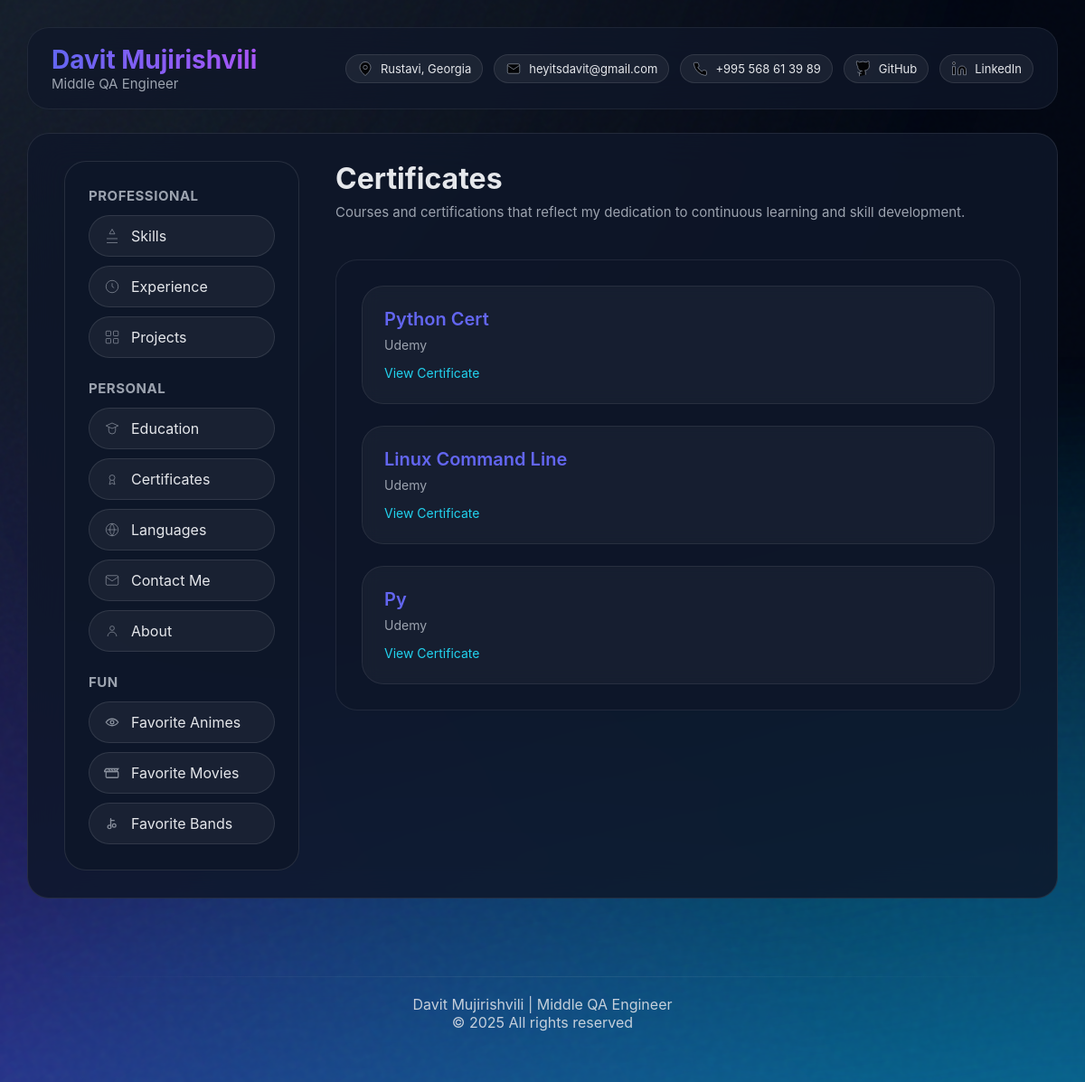
The app's page /certificates/, older data.
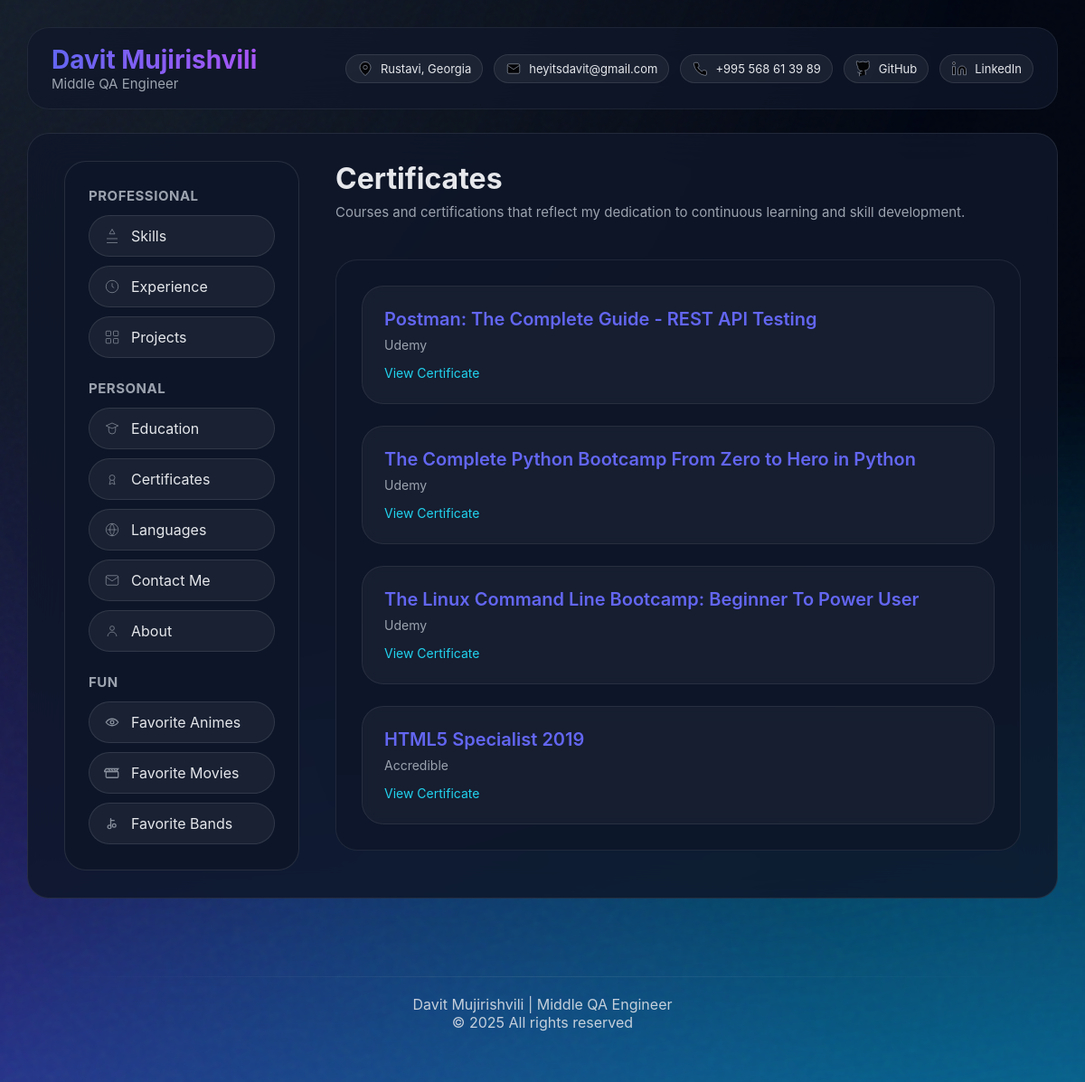
The same page, newer data.
### resume/models.py (models this page shows, shortened)
class Profile(models.Model):
    full_name = models.CharField(max_length=120)
    title = models.CharField(max_length=120)
    location = models.CharField(max_length=120, blank=True)
    email = models.EmailField(blank=True)
    github = models.URLField(blank=True)
    linkedin = models.URLField(blank=True)
    phone = models.CharField(max_length=50, blank=True, null=True)
    about = models.TextField(blank=True)  # <- FULL ABOUT PAGE CONTENT
    hero_heading = models.CharField(max_length=200, blank=True)
    hero_subheading = models.CharField(max_length=300, blank=True)
    hero_description = models.TextField(blank=True)
    hero_button_primary = models.CharField(max_length=100, blank=True)
    hero_button_primary_link = models.URLField(blank=True)
    hero_button_secondary = models.CharField(max_length=100, blank=True)
    hero_button_secondary_link = models.URLField(blank=True)
    hero_typing_text = models.TextField(blank=True)
    hero_highlight_1 = models.CharField(max_length=200, blank=True)
    hero_highlight_2 = models.CharField(max_length=200, blank=True)
    hero_highlight_3 = models.CharField(max_length=200, blank=True)
    stat_title_1 = models.CharField(max_length=120, blank=True)
    stat_value_1 = models.CharField(max_length=50, blank=True)
    stat_title_2 = models.CharField(max_length=120, blank=True)
    stat_value_2 = models.CharField(max_length=50, blank=True)
    stat_title_3 = models.CharField(max_length=120, blank=True)
    stat_value_3 = models.CharField(max_length=50, blank=True)
    stat_title_4 = models.CharField(max_length=120, blank=True)
    stat_value_4 = models.CharField(max_length=50, blank=True)
    photo = models.ImageField(upload_to='profile_photos/', blank=True, null=True)
    focus_now = models.CharField(max_length=120, blank=True)
    focus_next = models.CharField(max_length=120, blank=True)
    focus_later = models.CharField(max_length=120, blank=True)
    resume_pdf = models.FileField(
        upload_to="resumes/",
        blank=True,
        null=True,
        help_text="Upload your PDF resume"
    )

class Certificate(models.Model):
    profile = models.ForeignKey(Profile, on_delete=models.CASCADE, null=True, blank=True)
    title = models.CharField(max_length=200)
    issuer = models.CharField(max_length=200, blank=True)
    link = models.URLField(blank=True)
    date = models.DateField(blank=True, null=True)

### resume/views.py (the view)
# urls.py: path('certificates/', views.certificates_view, name='certificates'),
def certificates_view(request):
    profile = Profile.objects.first()
    certificates = Certificate.objects.filter(profile=profile)
    return render(request, "resume/certificates.html", {
        "profile": profile,
        "certificates": certificates,
    })

### resume/templates/resume/certificates.html (shortened to what this page needs)
{% extends "resume/base.html" %}
{% block content %}
<div class="page-header">
    <div class="page-title">Certificates</div>
    <div class="page-subtitle">
        Courses and certifications that reflect my dedication to continuous learning and skill development.
    </div>
</div>
<div class="section">
    <div class="cert-grid">
        {% for cert in certificates %}
            <div class="cert-card">
                <div class="cert-title">{{ cert.title }}</div>
                <div class="cert-issuer">{{ cert.issuer }}</div>
                {% if cert.link %}
                    <a href="{{ cert.link }}" target="_blank" class="cert-link">
                        View Certificate
                    </a>
                {% endif %}
            </div>
        {% empty %}
            <p style="color:var(--text-soft);">No certificates added yet.</p>
        {% endfor %}
    </div>
</div>
{% endblock %}

### resume/templates/resume/base.html (shortened to what this page needs)
<!DOCTYPE html>
<html lang="en">
<head>
    {% load static %}
</head>
<body>
<div class="noise"></div>
<header class="top-header">
    <div class="top-header-left">
        <div class="top-name">{{ profile.full_name }}</div>
        <div class="top-role">{{ profile.title }}</div>
    </div>
    <div class="top-header-right">
        {% if profile.location %}
        <div class="top-chip">
            <svg class="chip-icon" viewBox="0 0 24 24">
                <path d="M12 22s8-6 8-12a8 8 0 1 0-16 0c0 6 8 12 8 12z"/>
                <circle cx="12" cy="10" r="3"/>
            </svg>
            {{ profile.location }}
        </div>
        {% endif %}
        {% if profile.email %}
        <a class="top-chip" href="mailto:{{ profile.email }}">
            <svg class="chip-icon" viewBox="0 0 24 24">
                <rect x="3" y="5" width="18" height="14" rx="2"/>
                <polyline points="3 7 12 13 21 7"/>
            </svg>
            {{ profile.email }}
        </a>
        {% endif %}
        {% if profile.phone %}
        <div class="top-chip">
            <svg class="chip-icon" viewBox="0 0 24 24">
                <path d="M22 16.92v3a2 2 0 0 1-2.18 2A19.8 19.8 0 0 1 3 5.18 2 2 0 0 1 5 3h3a2 2 0 0 1 2 1.72c.12.82.35 1.6.7 2.34a2 2 0 0 1-.45 2.3L9 10a16 16 0 0 0 6 6l1.64-1.25a2 2 0 0 1 2.3-.45c.74.35 1.52.58 2.34.7A2 2 0 0 1 22 16.92z"/>
            </svg>
            {{ profile.phone }}
        </div>
        {% endif %}
        {% if profile.github %}
        <a class="top-chip" href="{{ profile.github }}" target="_blank" rel="noopener noreferrer">
            GitHub
        </a>
        {% endif %}
        {% if profile.linkedin %}
        <a class="top-chip" href="{{ profile.linkedin }}" target="_blank" rel="noopener noreferrer">
            <svg class="chip-icon" viewBox="0 0 24 24">
                <path d="M16 8a6 6 0 0 1 6 6v7h-4v-7a2 2 0 0 0-4 0v7h-4v-7a6 6 0 0 1 6-6z"/>
                <rect x="2" y="9" width="4" height="12"/>
                <circle cx="4" cy="4" r="2"/>
            </svg>
            LinkedIn
        </a>
        {% endif %}
    </div>
</header>
<div class="container">
    <aside class="sidebar">
        <div class="card">
            <div class="nav-title">Professional</div>
            <nav class="nav-list">
                <a class="nav-item" href="{% url 'skills' %}">
                    <svg class="nav-icon" viewBox="0 0 24 24" fill="none" stroke="currentColor">
                        <path d="M12 2l4 7H8l4-7zM4 22h16M4 16h16" />
                    </svg>
                    <span>Skills</span>
                </a>
                <a class="nav-item" href="{% url 'experience' %}">
                    <svg class="nav-icon" viewBox="0 0 24 24" fill="none" stroke="currentColor">
                        <circle cx="12" cy="12" r="9" />
                        <path d="M12 7v5l3 2" />
                    </svg>
                    <span>Experience</span>
                </a>
                <a class="nav-item" href="{% url 'projects' %}">
                    <svg class="nav-icon" viewBox="0 0 24 24" fill="none" stroke="currentColor">
                        <rect x="3" y="3" width="7" height="7" rx="1" />
                        <rect x="14" y="3" width="7" height="7" rx="1" />
                        <rect x="14" y="14" width="7" height="7" rx="1" />
                        <rect x="3" y="14" width="7" height="7" rx="1" />
                    </svg>
                    <span>Projects</span>
                </a>
            </nav>
            <div class="nav-title" style="margin-top:24px;">Personal</div>
            <nav class="nav-list">
                <a class="nav-item" href="{% url 'education' %}">
                    <svg class="nav-icon" viewBox="0 0 24 24" fill="none" stroke="currentColor">
                        <path d="M3 8l9-4 9 4-9 4-9-4z" />
                        <path d="M7 10v5a5 5 0 0 0 10 0v-5" />
                    </svg>
                    <span>Education</span>
                </a>
                <a class="nav-item" href="{% url 'certificates' %}">
                    <svg class="nav-icon" viewBox="0 0 24 24" fill="none" stroke="currentColor">
                        <circle cx="12" cy="10" r="4" />
                        <path d="M9.5 13.5L8 20l4-2 4 2-1.5-6.5" />
                    </svg>
                    <span>Certificates</span>
                </a>
                <a class="nav-item" href="{% url 'languages' %}">
                    <svg class="nav-icon" viewBox="0 0 24 24" fill="none" stroke="currentColor">
                        <circle cx="12" cy="12" r="9" />
                        <path d="M5 12h14" />
                        <path d="M12 3a14 14 0 0 1 0 18" />
                        <path d="M12 3a14 14 0 0 0 0 18" />
                    </svg>
                    <span>Languages</span>
                </a>
                <a class="nav-item" href="{% url 'contact' %}">
                    <svg class="nav-icon" viewBox="0 0 24 24" fill="none" stroke="currentColor">
                        <rect x="3" y="5" width="18" height="14" rx="2" />
                        <path d="M3 7l9 6 9-6" />
                    </svg>
                    <span>Contact Me</span>
                </a>
                <a class="nav-item" href="{% url 'about' %}">
                    <svg class="nav-icon" viewBox="0 0 24 24" fill="none" stroke="currentColor">
                        <circle cx="12" cy="8" r="3.2" />
                        <path d="M5.5 20a6.5 6.5 0 0 1 13 0" />
                    </svg>
                    <span>About</span>
                </a>
            </nav>
            <div class="nav-title" style="margin-top:24px;">Fun</div>
            <nav class="nav-list">
                <a class="nav-item" href="{% url 'animes' %}">
                    <svg class="nav-icon" viewBox="0 0 24 24" fill="none" stroke="currentColor">
                    <path d="M3 12s3.5-5 9-5 9 5 9 5-3.5 5-9 5-9-5-9-5z" stroke-width="1.7"/>
                    <circle cx="12" cy="12" r="2.5" stroke-width="1.7"/>
                </svg>
                    <span>Favorite Animes</span>
                </a>
                <a class="nav-item" href="{% url 'movies' %}">
                    <span>Favorite Movies</span>
                </a>
                <a class="nav-item" href="{% url 'bands' %}">
                    <span>Favorite Bands</span>
                </a>
            </nav>
        </div>
    </aside>
    <main class="content">
        {% block content %}
        {% endblock %}
    </main>
</div>
<footer class="site-footer">
    <div class="footer-inner">
        <div class="footer-name">Davit Mujirishvili | Middle QA Engineer</div>
        <div class="footer-copy">© 2025 All rights reserved</div>
    </div>
</footer>
</body>
</html>

### resume/templates/resume/base.html (style rules this page uses)
.page-header { margin-bottom: 0px; }
.page-title { font-size: 32px; font-weight: 700; margin-bottom: 6px; color: var(--text-main); }
.page-subtitle { font-size: 15px; font-weight: 400; color: var(--text-muted); margin-bottom: 10px; line-height: 1.6; }
:root { --bg-dark: #030712; --bg-surface: rgba(15, 23, 42, 0.92); --bg-glass: rgba(15, 23, 42, 0.78); --text-main: #e5e7eb; --text-muted: #9ca3af; --text-soft: #6b7280; --accent-1: #6366f1; --accent-2: #a855f7; --accent-3: #22d3ee; --radius-lg: 24px; --radius-md: 16px; --radius-pill: 999px; --fs-xs: 11px; --fs-sm: 14px; --fs-md: 16px; --fs-lg: 20px; --fs-xl: 32px; --transition: .3s ease; }
* { margin: 0; padding: 0; box-sizing: border-box; }
body { background: var(--bg-dark); color: var(--text-main); font-family: "Inter", sans-serif; min-height: 100vh; padding: 30px; }
body::before, body::after { content: ""; position: fixed; inset: -35%; background: radial-gradient(circle at top left, #1f2937 0, transparent 55%), radial-gradient(circle at 80% 120%, #0ea5e9 0, transparent 55%), radial-gradient(circle at -10% 120%, #4f46e5 0, transparent 55%); opacity: .7; filter: blur(40px); z-index: -2; }
.noise { position: fixed; inset: 0; pointer-events: none; opacity: .15; mix-blend-mode: soft-light; z-index: -1; }
.top-header { position: relative; width: min(1200px, 100%); margin: 0 auto 26px auto; padding: 18px 26px; display: flex; justify-content: space-between; align-items: center; background: rgba(15,23,42,0.75); backdrop-filter: blur(18px); border: 1px solid rgba(255,255,255,0.07); border-radius: var(--radius-lg); }
.top-header-left { display: flex; flex-direction: column; }
.top-name { font-size: 28px; font-weight: 700; background-image: linear-gradient(90deg, var(--accent-1), var(--accent-2)); -webkit-background-clip: text; color: transparent; }
.top-role { font-size: 15px; color: var(--text-muted); }
.top-header-right { display: flex; gap: 12px; align-items: center; flex-wrap: wrap; }
.top-chip { display: flex; align-items: center; gap: 8px; padding: 6px 12px; border-radius: var(--radius-pill); background: rgba(255,255,255,0.06); border: 1px solid rgba(255,255,255,0.1); color: var(--text-main); font-size: 13px; text-decoration: none; transition: var(--transition); }
.chip-icon { width: 18px; height: 18px; }
.container { width: min(1200px, 100%); margin: 0 auto; background: rgba(15,23,42,0.85); backdrop-filter: blur(20px); border-radius: var(--radius-lg); padding: 30px 40px; display: grid; grid-template-columns: 260px 1fr; gap: 40px; border: 1px solid rgba(255,255,255,0.09); }
.sidebar { display: flex; flex-direction: column; gap: 28px; }
.card { background: var(--bg-surface); border-radius: var(--radius-lg); padding: 28px 26px; border: 1px solid rgba(255,255,255,0.1); }
.nav-title { font-size: 15px; color: var(--text-muted); font-weight: 700; text-transform: uppercase; margin-bottom: 12px; letter-spacing: 0.5px; }
.nav-list { display: flex; flex-direction: column; gap: 10px; }
.nav-item { display: flex; align-items: center; gap: 12px; padding: 12px 16px; font-size: 16px; border-radius: var(--radius-pill); background: rgba(255,255,255,0.05); border: 1px solid rgba(255,255,255,0.1); color: var(--text-main); text-decoration: none; transition: var(--transition); }
.nav-icon { width: 18px; height: 18px; }
.content { display: flex; flex-direction: column; gap: 30px; }
.section { background: var(--bg-glass); padding: 28px; border-radius: var(--radius-lg); border: 1px solid rgba(255,255,255,0.08); }
.chip-icon, .nav-icon { stroke: #9ca3af; opacity: .85; transition: 0.25s ease; }
.site-footer { margin-top: 60px; padding: 26px 0; text-align: center; opacity: .85; }
.site-footer::before { content: ""; display: block; width: 100%; height: 1px; margin-bottom: 20px; background: linear-gradient(90deg, transparent, rgba(255,255,255,0.10), transparent ); }

### resume/templates/resume/certificates.html (style rules this page uses)
.cert-grid { display: flex; flex-direction: column; gap: 24px; }
.cert-card { padding: 24px; border-radius: var(--radius-lg); background: rgba(255,255,255,0.04); border: 1px solid rgba(255,255,255,0.08); backdrop-filter: blur(8px); transition: .25s; }
.cert-title { font-size: 20px; font-weight: 600; color: var(--accent-1); margin-bottom: 8px; }
.cert-issuer { font-size: 14px; color: var(--text-muted); margin-bottom: 12px; }
.cert-link { font-size: 14px; color: var(--accent-3); text-decoration: none; }

Row changes from the older to the newer data that the page shows:
removed Certificate: title "Python Cert", issuer "Udemy"
removed Certificate: title "Linux Command Line", issuer "Udemy"
removed Certificate: title "Py", issuer "Udemy"
added Certificate: title "Postman: The Complete Guide - REST API Testing", issuer "Udemy"
added Certificate: title "The Complete Python Bootcamp From Zero to Hero in Python", issuer "Udemy"
added Certificate: title "The Linux Command Line Bootcamp: Beginner To Power User", issuer "Udemy"
added Certificate: title "HTML5 Specialist 2019", issuer "Accredible"
